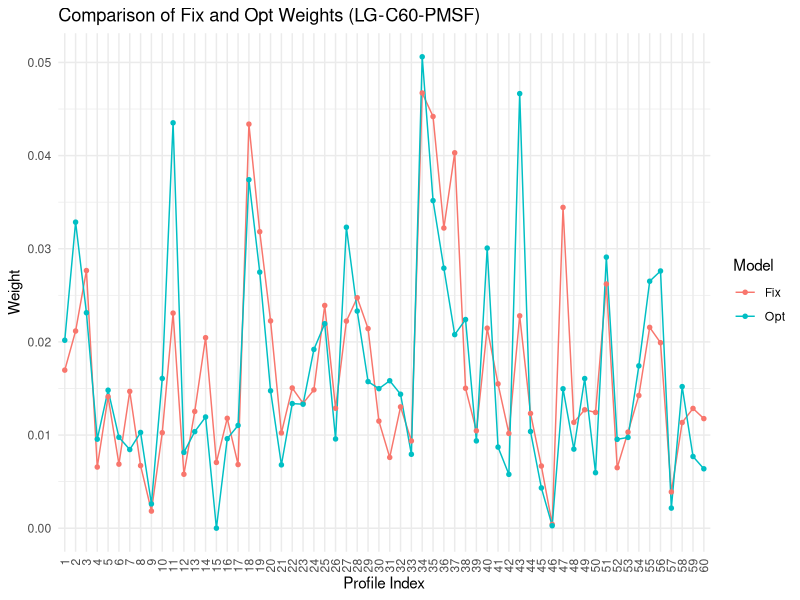

This chart was generated by the following R code:

library(ggplot2)
library(dplyr)
library(tidyr)

fix <- c(0.0169698865, 0.0211683374, 0.0276589079, 0.0065675964, 0.0141221416, 0.0068774834, 0.0146909701, 0.0067225777, 0.0018396660, 0.0102547197,
         0.0230896163, 0.0057941033, 0.0125394534, 0.0204526478, 0.0070629602, 0.0117982741, 0.0068334668, 0.0433775839, 0.0318278731, 0.0222546108,
         0.0102264969, 0.0150545891, 0.0134159878, 0.0148552065, 0.0239111516, 0.0128776278, 0.0222318842, 0.0247444742, 0.0214274810, 0.0115001882,
         0.0076017389, 0.0130258568, 0.0093701965, 0.0467194264, 0.0441940314, 0.0322263154, 0.0402999891, 0.0150234227, 0.0104589903, 0.0214742395,
         0.0154957836, 0.0101789953, 0.0227980379, 0.0123204539, 0.0066777583, 0.0004150083, 0.0344385130, 0.0113663379, 0.0127143049, 0.0124323741,
         0.0262124415, 0.0064994957, 0.0103203293, 0.0142463512, 0.0215600067, 0.0199150700, 0.0038964200, 0.0113448855, 0.0128595846, 0.0117656776)

opt <- c(0.0201778931, 0.0328566366, 0.0231314327, 0.0095596322, 0.0148166894, 0.0097622038, 0.0084440690, 0.0102798648, 0.0026087290, 0.0160752384,
         0.0435165706, 0.0081389173, 0.0103665755, 0.0119395355, 0.0000063796, 0.0096106602, 0.0110343738, 0.0374101011, 0.0274872496, 0.0147534735,
         0.0068010478, 0.0133772699, 0.0133129846, 0.0191938632, 0.0219530040, 0.0095826796, 0.0323065003, 0.0233101183, 0.0157393590, 0.0149812688,
         0.0158300686, 0.0143830871, 0.0079384430, 0.0506051277, 0.0351670596, 0.0279150840, 0.0207820557, 0.0224018086, 0.0093744193, 0.0300708148,
         0.0087097631, 0.0057819865, 0.0466535687, 0.0103833320, 0.0043300890, 0.0002674216, 0.0149682182, 0.0084921318, 0.0160656837, 0.0059612300,
         0.0290989298, 0.0095416255, 0.0097492808, 0.0174285699, 0.0265117776, 0.0276138708, 0.0021600545, 0.0152021946, 0.0076984209, 0.0063795614)

df <- data.frame(
  Profile = factor(1:60),
  Fix = fix,
  Opt = opt
) %>%
  pivot_longer(cols = c(Fix, Opt), names_to = "Type", values_to = "Weight")

# Plot
ggplot(df, aes(x = Profile, y = Weight, color = Type, group = Type)) +
  geom_line() +
  geom_point(size = 1.2) +
  labs(title = "Comparison of Fix and Opt Weights (LG-C60-PMSF)",
       x = "Profile Index",
       y = "Weight",
       color = "Model") +
  theme_minimal() +
  theme(axis.text.x = element_text(angle = 90, vjust = 0.5, hjust = 1))

#ggsave("Compare_weights.jpg", plot = p, width = 9, height = 4, dpi = 300)

# Calculate absolute differences
diff <- fix - opt

# Extract the top 10
top10_indices <- order(abs(diff), decreasing = TRUE)[1:10]

data.frame(
  Profile = paste0("C60_", top10_indices),
  Fix = fix[top10_indices],
  Opt = opt[top10_indices],
  Difference = diff[top10_indices]
)
